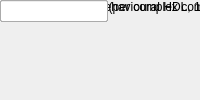
<?xml version="1.0" encoding="UTF-8"?>
<ui version="4.0">
 <class>MainWindow</class>
 <widget class="QMainWindow" name="MainWindow">
  <property name="windowTitle"><string>baseline_tap</string></property>
  <widget class="QWidget" name="centralwidget">
   <!-- NOTE: this is a simplified structural mirror of the generated
        <module>_ui.py, not a full round-trip Designer file. Regenerate
        both from the same spec if you need to edit layout by hand. -->
       <widget class="QLabel" name="label_n_ants">
     <property name="text"><string>Number of antennas</string></property>
    </widget>
       <widget class="QLineEdit" name="n_ants"/>
       <widget class="QLabel" name="label_ant_sep">
     <property name="text"><string>Antenna Seperation</string></property>
    </widget>
       <widget class="QLineEdit" name="ant_sep"/>
       <widget class="QLabel" name="label_n_bits">
     <property name="text"><string>number of input bits (per complex component)</string></property>
    </widget>
       <widget class="QLineEdit" name="n_bits"/>
       <widget class="QLabel" name="label_acc_len">
     <property name="text"><string>accumulation length</string></property>
    </widget>
       <widget class="QLineEdit" name="acc_len"/>
       <widget class="QLabel" name="label_add_latency">
     <property name="text"><string>Adder latency</string></property>
    </widget>
       <widget class="QLineEdit" name="add_latency"/>
       <widget class="QLabel" name="label_mult_latency">
     <property name="text"><string>Multiplier latency</string></property>
    </widget>
       <widget class="QLineEdit" name="mult_latency"/>
       <widget class="QLabel" name="label_bram_latency">
     <property name="text"><string>BRAM latency</string></property>
    </widget>
       <widget class="QLineEdit" name="bram_latency"/>
       <widget class="QLabel" name="label_mult_type">
     <property name="text"><string>Multiplier Type (0=behavioural HDL, 1=embedded, 2=core)</string></property>
    </widget>
       <widget class="QLineEdit" name="mult_type"/>
       <widget class="QLabel" name="label_use_bram_delay">
     <property name="text"><string>Use BRAM delays</string></property>
    </widget>
       <widget class="QLineEdit" name="use_bram_delay"/>
  </widget>
 </widget>
 <resources/>
 <connections/>
</ui>
